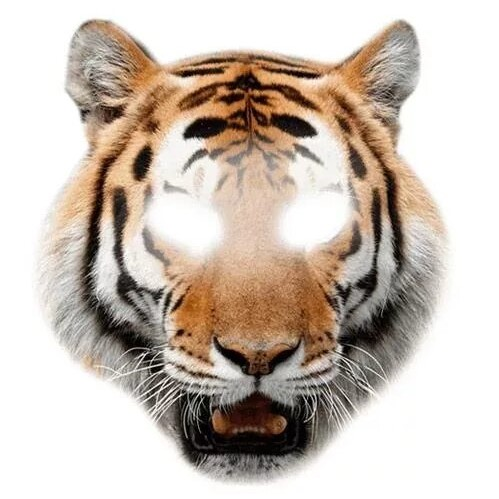
#> input picture PyLearnIPMathOperation/input/tiger1.jpg, 499 x 499 px
$ python animal_face.py
#> lines starting #> are read from the running program, lines starting #| are printed output that depends on the picture; after the words box and inside, x2 and y2 are one past the last pixel; in counts of white or black regions, pixels touching at a corner belong together
import cv2
import numpy as np

image_tiger = cv2.imread('input/tiger1.jpg')
#> image_tiger is the input picture: shape (499, 499, 3); mean B, G, R 182.3, 192.4, 204.1
image_mamad = cv2.imread('input/mamad.jpg')
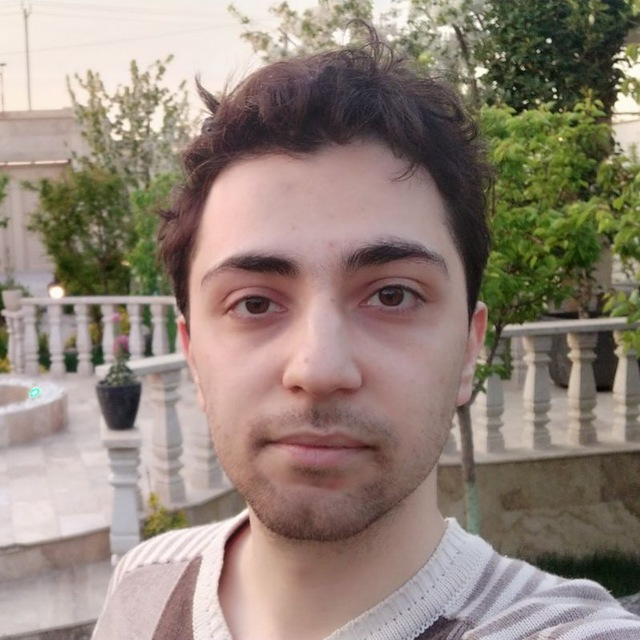
#> input picture PyLearnIPMathOperation/input/mamad.jpg, 640 x 640 px
#> image_mamad is the input picture: shape (640, 640, 3); mean B, G, R 121.8, 132.6, 146.9
image_tiger = cv2.resize(image_tiger, [640, 640])
#> image_tiger: shape (640, 640, 3)

def transparent_sticker(sticker):
    rows, cols, _ = sticker.shape
#> rows = 640; cols = 640
    sticker_ghost = np.zeros(sticker.shape)
    sticker_transparent = np.zeros(sticker.shape)
    sticker_ghost = np.array(sticker_ghost, dtype=np.uint8)
    sticker_transparent = np.array(sticker_transparent, dtype=np.uint8)
    for row in range(rows):
        for col in range(cols):
            if sticker[row,col,0] > 240 and sticker[row,col,1] > 240 and sticker[row,col,2] > 240:
                sticker_ghost[row,col] = [0, 0, 0]
            else:
                sticker_ghost[row,col] = sticker[row,col]

            if sticker_ghost[row,col,0] <1 and sticker_ghost[row,col,1] <1 and sticker_ghost[row,col,2] <1:
                sticker_ghost[row,col] = [1, 1, 1]
            else:
                sticker_ghost[row,col] = [0, 0, 0]

            if sticker_ghost[row,col,0] == 0 and sticker_ghost[row,col,1] == 0 and sticker_ghost[row,col,2] == 0:
                sticker_transparent[row,col] = sticker[row,col]
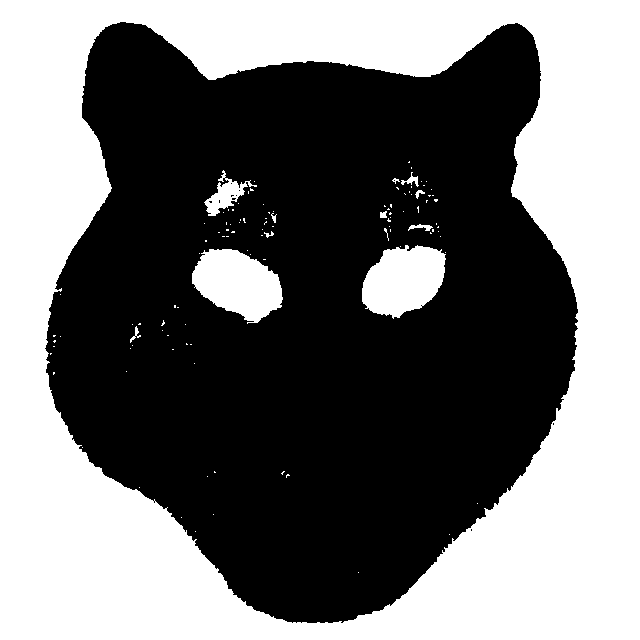
#> sticker_ghost: shape (640, 640, 3); values 0 (black) and 1 (white), 45.3% white; 111 white regions (99 under 20 px), largest, box (x1, y1, x2, y2) and area: (0, 0, 640, 640) 174905, (192, 249, 283, 324) 4550, (362, 245, 446, 319) 4471
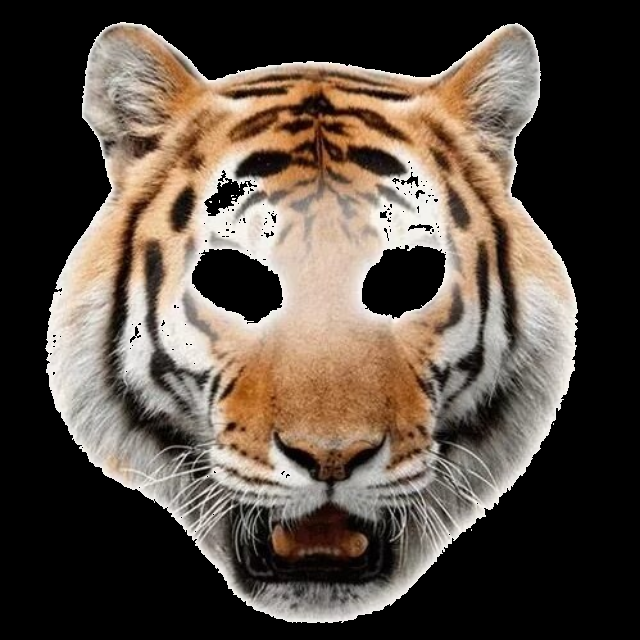
#> sticker_transparent: shape (640, 640, 3); mean B, G, R 67.2, 77.1, 88.8

    return sticker_ghost, sticker_transparent

image_tiger_ghost, image_tiger_transparent = transparent_sticker(image_tiger)

mamad_tiger_image = image_mamad*image_tiger_ghost + image_tiger_transparent
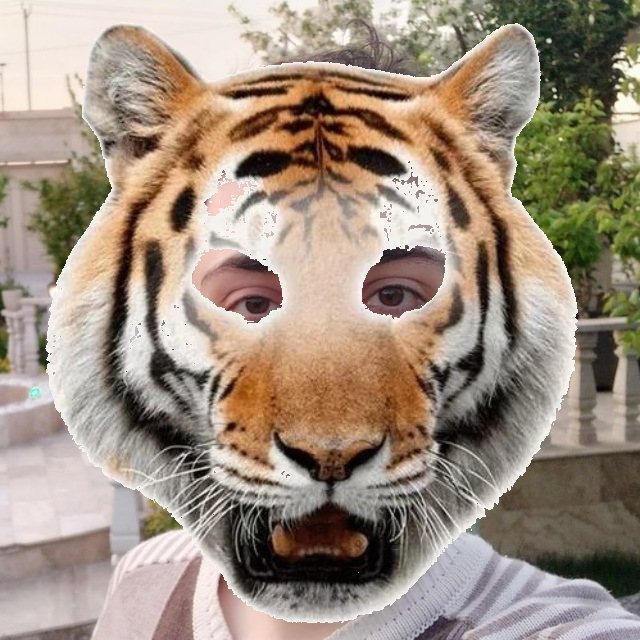
#> mamad_tiger_image: shape (640, 640, 3); mean B, G, R 127.3, 142.8, 158.4

cv2.imwrite('output/image_tiger_transparent.jpg',image_tiger_transparent)
cv2.imwrite('output/image_tiger_ghost.jpg',image_tiger_ghost*255)
cv2.imwrite('output/mamad_tiger.jpg',mamad_tiger_image)
mamad_tiger_image = cv2.resize(mamad_tiger_image, [mamad_tiger_image.shape[0]//2, mamad_tiger_image.shape[1]//2])
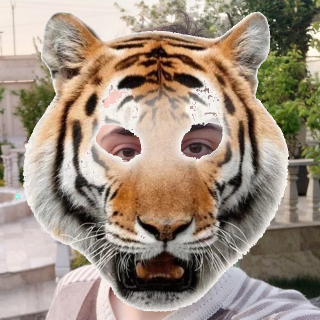
#> mamad_tiger_image: shape (320, 320, 3); mean B, G, R 127.4, 142.9, 158.6
cv2.imwrite('output\mamad_tiger_image_small.jpg',mamad_tiger_image)
